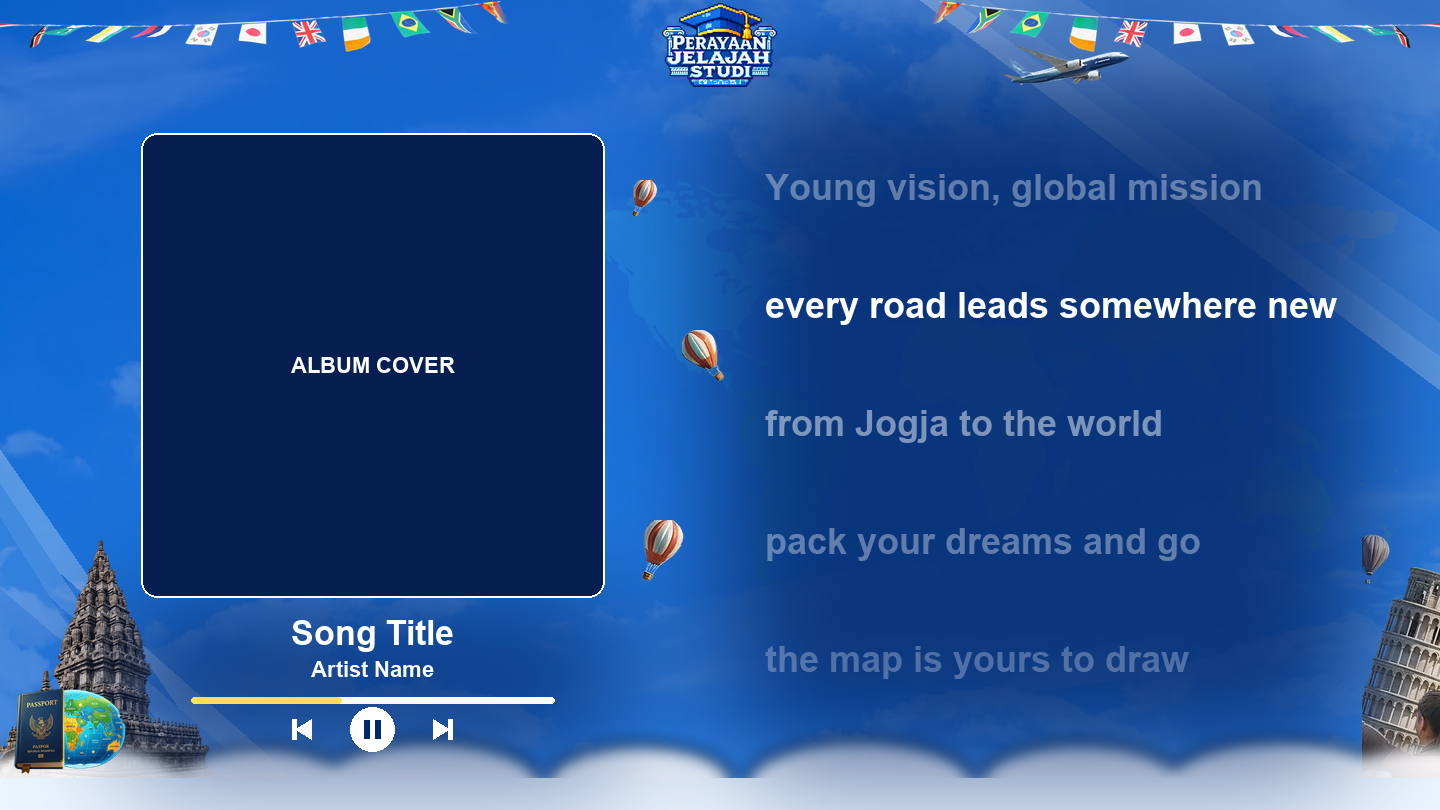

Here is the Python script that generated this plot:
"""Rough sketch: PJS x GEF (Perayaan Jelajah Studi) fullscreen theme.

A static mockup only, to agree on direction before the final assets arrive.
Built from the Global Edufair 2026 website's own key-visual kit
(D:\\NGODING\\gik-intern\\Global-Edu-Fair\\public\\kv\\v1), read-only, plus the
new PJS x GEF logo. Same frame and content zones as the Halloween mockup, so
the two are directly comparable (1440x810, zones from ContentBox.css).

Direction, taken from gef.gikugm.com:
  - Daylight sky (hero-sky-clouds) graded into the site's brand blues
    (--kv-grad-hero #0a4fb8 -> #1068dc), the opposite of Halloween's night.
  - The site's white diagonal "swoosh" bands in the corners.
  - The landmark collage (Big Ben, Liberty, Pisa, Colosseum, Taj Mahal...)
    as a skyline along the bottom, the GEF hero's signature image.
  - Moving pieces (for the real build): the plane crossing the sky, hot-air
    balloons drifting up, the flag bunting swaying.
  - Logo top centre (the position the user settled on for Halloween).

Checks (exit 1 on failure), same rules as the Halloween mockups:
  1. No foreground decoration overlaps a content zone (8px margin).
  2. White text readable: >= 4.5:1 at the 98th-percentile brightest pixel of
     every 48px tile in the lyrics and title areas.
"""

import os
import sys

import numpy as np
from PIL import Image, ImageDraw, ImageEnhance, ImageFilter, ImageFont

KV = r"D:\NGODING\gik-intern\Global-Edu-Fair\public\kv\v1"
LOGO = r"C:\Users\AFFAN\Downloads\PJS X GEF (Perayaan Jelajah Study) (5).png"
OUT = os.path.dirname(os.path.abspath(__file__))
W, H = 1440, 810
MARGIN = 8
GROUND = 768

ZONES = {
    "ALBUM COVER": (141, 133, 604, 597),
    "TITLE / ARTIST / CONTROLS": (141, 605, 604, 747),
    "LYRICS": (749, 97, 1354, 745),
}

# Brand tokens from src/app/kv.css
NAVY_TOP, HERO_MID, HERO_BOT = (10, 79, 184), (14, 97, 207), (16, 104, 220)
DEEP = (4, 41, 107)
YELLOW = (255, 222, 89)


def load(path):
    im = Image.open(path).convert("RGBA")
    return im.crop(im.getchannel("A").getbbox())


def kv(rel):
    return load(os.path.join(KV, rel))


def by_h(im, h):
    return im.resize((max(1, round(im.width * h / im.height)), h), Image.LANCZOS)


def by_w(im, w):
    return im.resize((w, max(1, round(im.height * w / im.width))), Image.LANCZOS)


def shade(im, brightness=1.0, alpha=1.0):
    rgb = ImageEnhance.Brightness(im.convert("RGB")).enhance(brightness)
    out = rgb.convert("RGBA")
    out.putalpha(im.getchannel("A").point(lambda a: round(a * alpha)))
    return out


def tint(im, rgb, amount):
    """Pull an image toward a brand colour, keeping its alpha."""
    flat = Image.new("RGB", im.size, rgb)
    out = Image.blend(im.convert("RGB"), flat, amount).convert("RGBA")
    out.putalpha(im.getchannel("A"))
    return out


# ─────────────────────────────────────────────────────────────── background
bg = Image.new("RGBA", (W, H))
d = ImageDraw.Draw(bg)
for y in range(H):  # --kv-grad-hero, top to bottom
    t = y / H
    a, b = (NAVY_TOP, HERO_MID) if t < 0.58 else (HERO_MID, HERO_BOT)
    tt = t / 0.58 if t < 0.58 else (t - 0.58) / 0.42
    d.line([(0, y), (W, y)], fill=tuple(round(a[i] + (b[i] - a[i]) * tt) for i in range(3)) + (255,))

# Real sky photo, blended into the brand gradient so it reads as GEF blue.
# Kept faint: white lyrics need a deep blue behind them, and a bright
# daylight photo (v1 attempt: 1.0:1 contrast) makes white text vanish.
sky = Image.open(os.path.join(KV, "images", "hero-sky-clouds-1920.webp")).convert("RGBA").resize((W, H), Image.LANCZOS)
sky = tint(sky, HERO_MID, 0.45)
sky.putalpha(130)
bg.alpha_composite(sky)

# World map, faint, behind the lyrics: "jelajah" (explore) the world.
wmap = shade(by_w(kv("cutouts/deco-world-map-1280.webp"), 900), 1.0, 0.10)
bg.alpha_composite(wmap, (W - wmap.width - 40, 150))

# The site's white diagonal swoosh bands, top-right and bottom-left corners.
sw = Image.new("RGBA", (W, H))
sd = ImageDraw.Draw(sw)
for i, a in enumerate((70, 45, 28)):
    o = i * 34
    sd.polygon([(W - 520 + o, 0), (W - 430 + o, 0), (W, 300 - o), (W, 390 - o)], fill=(255, 255, 255, a))
    sd.polygon([(0, H - 360 + o), (0, H - 290 + o), (330 - o, H), (250 - o, H)], fill=(255, 255, 255, a))
bg.alpha_composite(sw)

# Landmarks: Prambanan (Jogja, home of GIK UGM) at the foot of the left strip,
# the world's landmarks on the far right edge past the lyric column. They
# stand on the cloud floor, as in the site's hero.
col = kv("cutouts/hero-collage-landmarks-1280.webp")
col = col.crop((0, 0, col.width, round(col.height * 0.66)))
pisa = col.crop((round(col.width * 0.58), 0, round(col.width * 0.74), col.height))   # Pisa + balloon
# Only the strip right of the lyric column (x > 1354 + margin) is free of
# text: a full-size Pisa there dropped the last lyric line to 2.9:1.
free_w = W - (ZONES["LYRICS"][2] + MARGIN)
ph = by_w(pisa, free_w + 30)
bg.alpha_composite(ph, (W - ph.width + 30, GROUND - ph.height + 30))
pram = by_h(kv("cutouts/object-prambanan-720.webp"), 250)
bg.alpha_composite(pram, (-20, GROUND - pram.height + 22))

# Cloud floor along the bottom (soft white, the site's hero base), below the
# lyric and title zones (they end at y 747).
cl = Image.new("RGBA", (W, H))
cd = ImageDraw.Draw(cl)
for cx_, r in [(80, 60), (260, 48), (430, 62), (640, 52), (860, 64), (1080, 56), (1280, 64), (1430, 54)]:
    cd.ellipse((cx_ - r * 1.8, GROUND - r * 0.45, cx_ + r * 1.8, GROUND + r), fill=(255, 255, 255, 235))
bg.alpha_composite(cl.filter(ImageFilter.GaussianBlur(8)))
d = ImageDraw.Draw(bg)
for y in range(GROUND + 10, H):
    d.line([(0, y), (W, y)], fill=(236, 245, 255, 255))

# Readability scrim, in deep brand navy (not black). v1 used one big box
# behind the whole lyric column, which turned the right half into a flat dark
# patch and hid the sky. Here it is a soft band that follows the lyric
# text's left edge and fades out toward the right screen edge, so the bright
# sky still shows above, below and to the right of the words.
scrim = Image.new("L", (W, H), 0)
s = ImageDraw.Draw(scrim)
lz = ZONES["LYRICS"]
s.rounded_rectangle((lz[0] - 30, lz[1] - 20, lz[2] + 10, lz[3] + 10), radius=80, fill=215)
tz = ZONES["TITLE / ARTIST / CONTROLS"]
s.rounded_rectangle((tz[0] - 20, tz[1] - 10, tz[2] + 20, tz[3] + 10), radius=40, fill=200)
scrim = scrim.filter(ImageFilter.GaussianBlur(55))
dark = Image.new("RGBA", (W, H), DEEP + (255,))
dark.putalpha(scrim)
bg.alpha_composite(dark)

# ─────────────────────────────────────────────────────────────── foreground
fg = Image.new("RGBA", (W, H))
placed = []


def put(name, im, x, y, flip=False):
    if flip:
        im = im.transpose(Image.FLIP_LEFT_RIGHT)
    fg.alpha_composite(im, (round(x), round(y)))
    placed.append((name, (x, y, x + im.width, y + im.height)))


# Flag bunting across the top band (sways in the real build).
bunt = by_w(kv("cutouts/object-flags-bunting-1280.webp"), 520)
put("bunting left", bunt, -10, 0)
put("bunting right", bunt, W - bunt.width + 10, 0, flip=True)

# PJS x GEF logo, top centre, inside the band above the cover. Sized so it
# clears the lyrics zone (top 97) with the 8px margin: v1's 118px touched it.
logo = by_h(load(LOGO), 84)
put("PJS x GEF logo", logo, (W - logo.width) / 2, 3)

# Plane crossing the top band (moves left to right in the real build).
plane = by_w(kv("cutouts/hero-plane-440.webp"), 130)
put("plane", plane, 1000, 44)

# Hot-air balloons drift up the gap between cover and lyrics.
gap_l, gap_r = ZONES["ALBUM COVER"][2] + MARGIN, ZONES["LYRICS"][0] - MARGIN
balloon_src = load(os.path.join(KV, "cutouts", "hero-collage-landmarks-1280.webp"))
b1 = balloon_src.crop((960, 300, 1040, 410))   # red balloon on the right of the collage
b2 = balloon_src.crop((130, 430, 215, 530))    # left balloon
for i, (im, h, x, y) in enumerate([(b1, 70, gap_l + 30, 520), (b2, 56, gap_l + 70, 330), (b1, 42, gap_l + 20, 180)]):
    put(f"balloon {i + 1}", by_h(im, h), x, y)

# Passport-and-globe icon on the left strip, in front of Prambanan.
pas = by_w(kv("icons3d/icon3d-passport-globe-560.webp"), 112)
put("passport globe", pas, 14, GROUND - pas.height + 6)

# ─────────────────────────────────────────────────────────────── checks
failures = []


def grow(b, m):
    return (b[0] - m, b[1] - m, b[2] + m, b[3] + m)


def hits(a, b):
    return a[0] < b[2] and b[0] < a[2] and a[1] < b[3] and b[1] < a[3]


for name, box in placed:
    for zname, z in ZONES.items():
        if hits(box, grow(z, MARGIN)):
            failures.append(f"overlap: {name} touches {zname} {tuple(round(v) for v in box)}")


def rel_lum(rgb):
    c = rgb / 255.0
    c = np.where(c <= 0.03928, c / 12.92, ((c + 0.055) / 1.055) ** 2.4)
    return 0.2126 * c[..., 0] + 0.7152 * c[..., 1] + 0.0722 * c[..., 2]


scene = Image.alpha_composite(bg, fg)
arr = np.asarray(scene.convert("RGB")).astype(np.float64)
report = []
TILE = 48
for zname in ("LYRICS", "TITLE / ARTIST / CONTROLS"):
    x0, y0, x1, y1 = ZONES[zname]
    worst, at = 99.0, None
    for ty in range(y0, y1, TILE):
        for tx in range(x0, x1, TILE):
            lum = rel_lum(arr[ty: min(ty + TILE, y1), tx: min(tx + TILE, x1)])
            r = 1.05 / (float(np.percentile(lum, 98)) + 0.05)
            if r < worst:
                worst, at = r, (tx, ty)
    report.append(f"{zname:26} worst-tile white-text contrast {worst:4.1f}:1 at {at}")
    if worst < 4.5:
        failures.append(f"contrast: {zname} drops to {worst:.1f}:1 at {at} (need 4.5)")

# ─────────────────────────────────────────────────────────────── render
shown = scene.copy()
sdraw = ImageDraw.Draw(shown, "RGBA")
try:
    bold = ImageFont.truetype("arialbd.ttf", 22)
    big = ImageFont.truetype("arialbd.ttf", 34)
    lyr = ImageFont.truetype("arialbd.ttf", 36)
except OSError:
    bold = big = lyr = ImageFont.load_default()

c = ZONES["ALBUM COVER"]
sdraw.rounded_rectangle(c, radius=16, fill=(6, 30, 80, 255), outline=(255, 255, 255, 70), width=2)
sdraw.text(((c[0] + c[2]) / 2, (c[1] + c[3]) / 2), "ALBUM COVER", font=bold, fill="white", anchor="mm")
t = ZONES["TITLE / ARTIST / CONTROLS"]
cx = (t[0] + t[2]) / 2
sdraw.text((cx, t[1] + 28), "Song Title", font=big, fill="white", anchor="mm")
sdraw.text((cx, t[1] + 64), "Artist Name", font=bold, fill=(255, 255, 255, 175), anchor="mm")
sdraw.rounded_rectangle((t[0] + 50, t[1] + 92, t[2] - 50, t[1] + 98), radius=3, fill=(255, 255, 255, 70))
sdraw.rounded_rectangle((t[0] + 50, t[1] + 92, t[0] + 200, t[1] + 98), radius=3, fill=YELLOW + (255,))
by_ = t[1] + 124
for sx, sign in ((cx - 70, -1), (cx + 70, 1)):
    sdraw.polygon([(sx - 9 * sign, by_ - 10), (sx - 9 * sign, by_ + 10), (sx + 7 * sign, by_)], fill="white")
    sdraw.rectangle((sx + 8 * sign - 2, by_ - 10, sx + 8 * sign + 2, by_ + 10), fill="white")
sdraw.ellipse((cx - 22, by_ - 22, cx + 22, by_ + 22), fill="white")
sdraw.rectangle((cx - 8, by_ - 9, cx - 3, by_ + 9), fill=DEEP + (255,))
sdraw.rectangle((cx + 3, by_ - 9, cx + 8, by_ + 9), fill=DEEP + (255,))

lines = [("Young vision, global mission", 90), ("every road leads somewhere new", 255),
         ("from Jogja to the world", 120), ("pack your dreams and go", 90), ("the map is yours to draw", 70)]
tl_layer = Image.new("RGBA", (W, H))
tl = ImageDraw.Draw(tl_layer)
for i, (txt, a) in enumerate(lines):
    tl.text((lz[0] + 16, lz[1] + 70 + i * 118), txt, font=lyr, fill=(255, 255, 255, a))
shown.alpha_composite(tl_layer)

shown.convert("RGB").save(os.path.join(OUT, "sketch_v1.png"))
z = shown.copy()
zd = ImageDraw.Draw(z, "RGBA")
for zname, box in ZONES.items():
    zd.rectangle(box, outline=(0, 255, 120, 255), width=2)
for name, box in placed:
    zd.rectangle(box, outline=(255, 160, 0, 220), width=1)
z.convert("RGB").save(os.path.join(OUT, "sketch_v1_zones.png"))

print(f"{len(placed)} foreground decorations")
print("\n".join(report))
if failures:
    print("FAILURES:")
    print("\n".join("  " + f for f in failures))
    sys.exit(1)
print("0 foreground overlaps, contrast OK")
